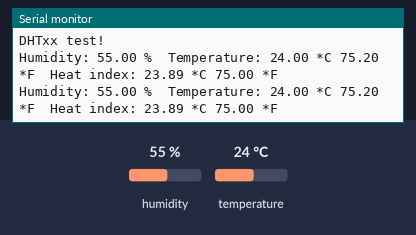
Bench run of a sketch on a simulated ESP8266 (NodeMCU). On the bench: the last lines printed to the serial monitor. Inputs (shaded band) come from the test bench; at power-on: humidity 55 %, temperature 24 °C.

Above: at 12.8 s.
12.9 s: humidity set to 22 %
At 18.4 s:
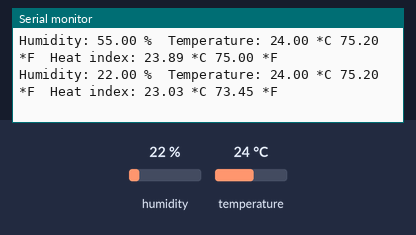
21.9 s: temperature set to 12 °C
At 24.9 s:
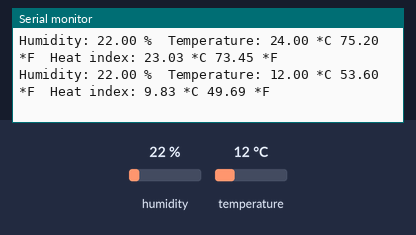
30.9 s: humidity set to 40 %
At 36.8 s:
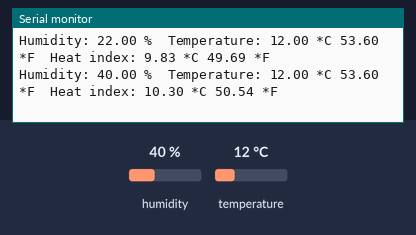
Timing chart, 0 to 38.3 s (numbered marks = the images above; inputs shaded):
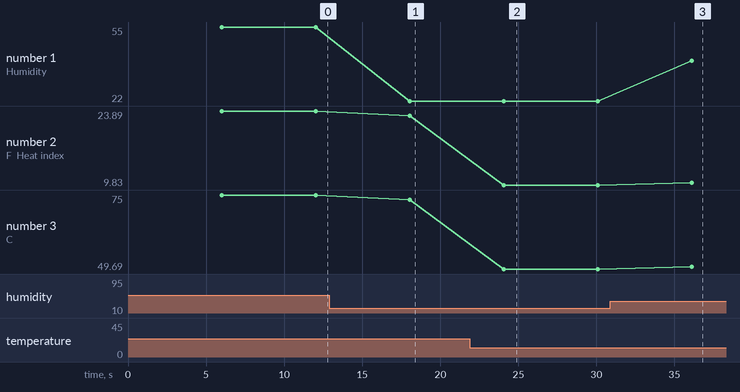

The sketch:

20181222_DHT22_ESP8266_test1.ino
```cpp
#include "SimpleDHT.h"
#include "Adafruit_Sensor.h"
#include "DHT.h"
#define DHTPIN D4
#define DHT5V D3
#define DHTTYPE DHT22
DHT dht(DHTPIN, DHTTYPE);

void setup() {
  Serial.begin(9600);
  pinMode(DHT5V, OUTPUT);
  digitalWrite(DHT5V, HIGH);
  Serial.println("DHTxx test!");

  dht.begin();
}

void loop() {
  delay(6000);
  float h = dht.readHumidity();
  float t = dht.readTemperature();
  float f = dht.readTemperature(true);
  if (isnan(h) || isnan(t) || isnan(f)) {
    Serial.println("Impossible de lire la sonde DHT!");
    return;
  }

  // Compute heat index in Fahrenheit (the default)
  float hif = dht.computeHeatIndex(f, h);
  // Compute heat index in Celsius (isFahreheit = false)
  float hic = dht.computeHeatIndex(t, h, false);

  Serial.print("Humidity: ");
  Serial.print(h);
  Serial.print(" %\t");
  Serial.print("Temperature: ");
  Serial.print(t);
  Serial.print(" *C ");
  Serial.print(f);
  Serial.print(" *F\t");
  Serial.print("Heat index: ");
  Serial.print(hic);
  Serial.print(" *C ");
  Serial.print(hif);
  Serial.println(" *F");
}
```

Measured:
- after the input at 12.9 s, the serial monitor: prints a new line after 5.1 s (image 1)
- after the input at 21.9 s, the serial monitor: prints a new line after 2.2 s (image 2)
- after the input at 30.9 s, the serial monitor: prints a new line after 5.2 s (image 3)
- plotted number 1: 55 → 22 after the input at 12.9 s, 22 → 40 after the input at 30.9 s
- plotted number 2: 23.89 → 23.03 after the input at 12.9 s, 23.03 → 9.83 after the input at 21.9 s, 9.83 → 10.3 after the input at 30.9 s
- plotted number 3: 75 → 73.45 after the input at 12.9 s, 73.45 → 49.69 after the input at 21.9 s, 49.69 → 50.54 after the input at 30.9 s
